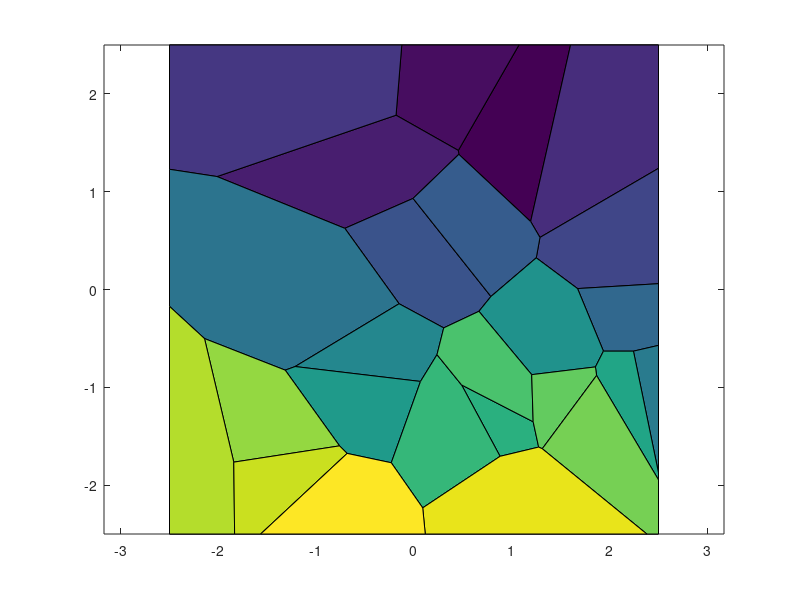

This figure's MATLAB source: (Note: this script raises an error after producing the figure.)
%1、生成voronoi图
clear;clc;
%Outer boundary
%Draw the cube
L = input('模型长度L：');
W = input('模型宽度W：');
cb = zeros(5,2);
cb(2,1) = L; cb(3,1) = L;
cb(3,2) = W; cb(4,2) = W;
cb(5,1) = L/2.0;
cb(5,2) = W/2.0;
cb(:,1) = cb(:,1)-L/2.;
cb(:,2) = cb(:,2)-W/2.;
d = [1 2 3 4 1];
plot(cb(d,1),cb(d,2),'k-'); axis equal

%Seeding
s1 = input('第1层晶粒数量：');
x1 = L*rand(s1,1)-L/2.;
y1 = W*(0.3*rand(s1,1)+0.7)-W/2.;

s2 = input('第2层晶粒数量：');
x2 = L*rand(s2,1)-L/2.;
y2 = W*(0.3*rand(s2,1)+0.4)-W/2.;

s3 = input('第3层晶粒数量：');
x3 = L*rand(s3,1)-L/2.;
y3 = W*(0.1*rand(s3,1)+0.3)-W/2.;

s4 = input('第4层晶粒数量：');
x4 = L*rand(s4,1)-L/2.;
y4 = W*(0.1*rand(s4,1)+0.2)-W/2.;

s5 = input('第5层晶粒数量：');
x5 = L*rand(s5,1)-L/2.;
y5 = W*(0.2*rand(s5,1))-W/2.;
s=s1+s2+s3+s4+s5;
%%%%%
x = [x1' x2' x3' x4' x5']';
y = [y1' y2' y3' y4' y5']';
%Add mirror pts
xx = [x;-L-x;L-x;   x;  x;];
yy = [y;   y;  y;-W-y;W-y;];
%Voronoi
[V,C] = voronoin([xx,yy]);
%可视化
for i = 1:length(C)
	if all(C{i}~=1)   % If at least one of the indices is 1,
                  % then it is an open region and we can't
                  % patch that.
		Verts = V(C{i},:);
		CoordAbsx = abs(Verts(:,1));
		CoordAbsy = abs(Verts(:,2));
		if all(CoordAbsx <= L/2.+eps(single(L/2.))) && all(CoordAbsy <= W/2.+eps(single(W/2.))) %within boundary
			patch(V(C{i},1),V(C{i},2),i); % use color i.
		end
	end
end
view(2)

%2、生成各点坐标
f=fullfile('E:','Matlab\GrainGrowth','grain_topology_coords.txt');
fileID = fopen(f,'w');
[mmm,nnn]=size(V);
fprintf(fileID,'%f,%f\n',10000,10000);
for i=2:mmm
	fprintf(fileID,'%f,%f\n',V(i,1), V(i,2));
end
fclose(fileID);

%3、生成各晶粒顶点连接顺序
f=fullfile('E:','Matlab\GrainGrowth','grain_topology_connection.txt');
fileID = fopen(f,'w');
for i=1:s
	for j=1:size(C{i,:})
		fprintf(fileID,'%d,',C{i,j});
	end
	fprintf(fileID,'\n');
end
fclose(fileID);

%4、输出voronoi核心
f=fullfile('E:','Matlab\GrainGrowth','grain_nucleus.txt');
fp=fopen(f,'w');
for i=1:s
%    fprintf(fp, '%f,%f,%f\n', x(i), y(i), 0);
   fprintf(fp, '%f %f\n', x(i), y(i));
end
fclose(fp);